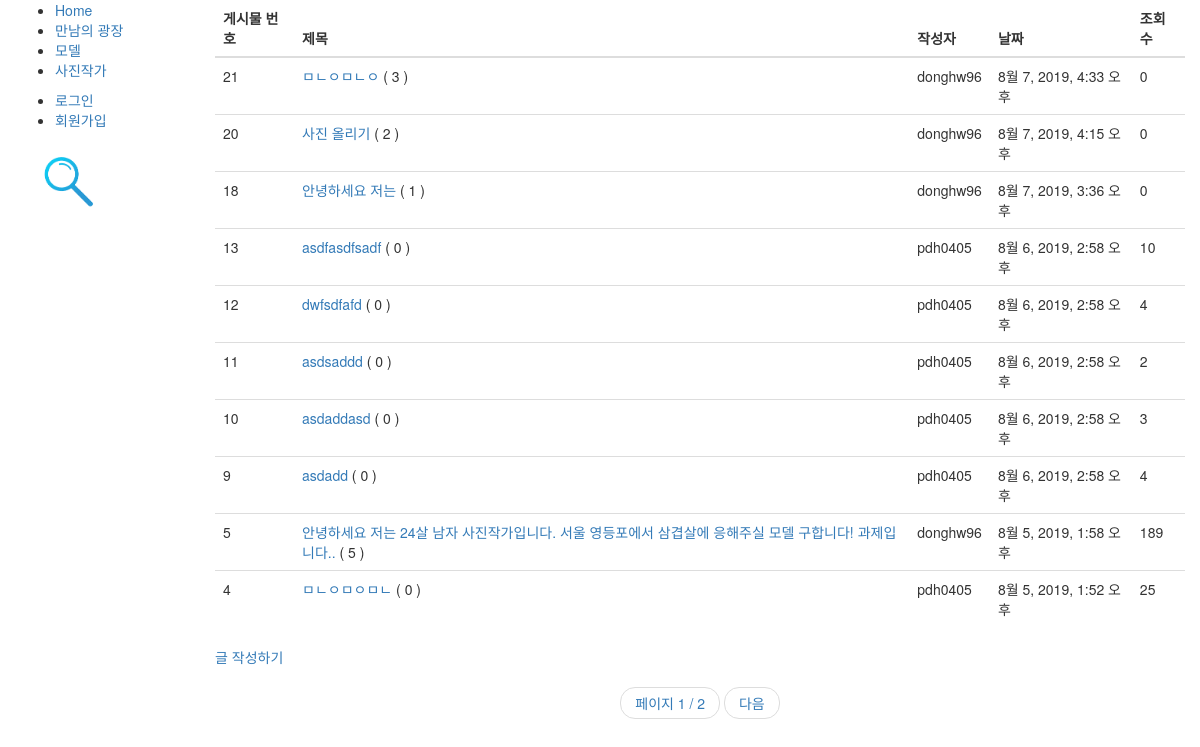
Screenshot of /blog/ with the database file from the repository.
### blog/models.py (models this page shows, shortened)
class Post(models.Model):
    writer = models.CharField(max_length=100)
    post_date = models.DateTimeField(auto_now_add=True)
    post_title = models.CharField(max_length=100)
    post_contents = RichTextUploadingField()
    post_hit = models.PositiveIntegerField(default=0)
    class Meta:
        ordering = ['-id']
    def get_absolute_url(self):
        return reverse_lazy('post_detail', args=[str(self.id)])

### blog/views.py (the view)
# urls.py: path('', views.PostListView.as_view(), name='board_index'),
class PostListView(generic.ListView):
    model = Post
    paginate_by = 10

### blog/templates/blog/post_list.html (shortened to what this page needs)
{% extends './base.html' %}
{% block content %}
    <table class="table">
        <thead>
            <tr>
                <th>게시물 번호</th>
                <th>제목</th>
                <th>작성자</th>
                <th>날짜</th>
                <th>조회수</th>
            </tr>
        </thead>
        <tbody>
            {% if post_list %}
                {% for post in post_list %}
                    <tr>
                        <td>{{ post.id }}</td>
                        <td><a href="{{ post.get_absolute_url }}">{{ post.post_title }} </a>   ( {{post.comments.count}} )</td>
                        <td>{{ post.writer}}</td>
                        <td>{{ post.post_date }}</td>
                        <td>{{ post.post_hit }}</td>
                    </tr>
                {% endfor %}
            {% else %}
                <p>아직 게시물이 없습니다!</p>
            {% endif %}
        </tbody>
    </table>
    <p><a href="{% url 'post_write' %}">글 작성하기</a></p>
{% endblock %}

### rows the page displays
Post: id "21", post_title "ㅁㄴㅇㅁㄴㅇ", comments.count "3", writer "donghw96", post_date "8월 7, 2019, 4:33 오후", post_hit "0"
Post: id "20", post_title "사진 올리기", comments.count "2", writer "donghw96", post_date "8월 7, 2019, 4:15 오후", post_hit "0"
Post: id "18", post_title "안녕하세요 저는", comments.count "1", writer "donghw96", post_date "8월 7, 2019, 3:36 오후", post_hit "0"
Post: id "13", post_title "asdfasdfsadf", comments.count "0", writer "pdh0405", post_date "8월 6, 2019, 2:58 오후", post_hit "10"
Post: id "12", post_title "dwfsdfafd", comments.count "0", writer "pdh0405", post_date "8월 6, 2019, 2:58 오후", post_hit "4"
Post: id "11", post_title "asdsaddd", comments.count "0", writer "pdh0405", post_date "8월 6, 2019, 2:58 오후", post_hit "2"
Post: id "10", post_title "asdaddasd", comments.count "0", writer "pdh0405", post_date "8월 6, 2019, 2:58 오후", post_hit "3"
Post: id "9", post_title "asdadd", comments.count "0", writer "pdh0405", post_date "8월 6, 2019, 2:58 오후", post_hit "4"
Post: id "5", post_title "안녕하세요 저는 24살 남자 사진작가입니다. 서울 영등포에서 삼겹살에 응해주실 모델 구합니다! 과제입니다..", comments.count "5", writer "donghw96", post_date "8월 5, 2019, 1:58 오후", post_hit "189"
Post: id "4", post_title "ㅁㄴㅇㅁㅇㅁㄴ", comments.count "0", writer "pdh0405", post_date "8월 5, 2019, 1:52 오후", post_hit "25"

### other values shown
{{ page_obj.number }} "1"
{{ page_obj.paginator.num_pages }} "2"
